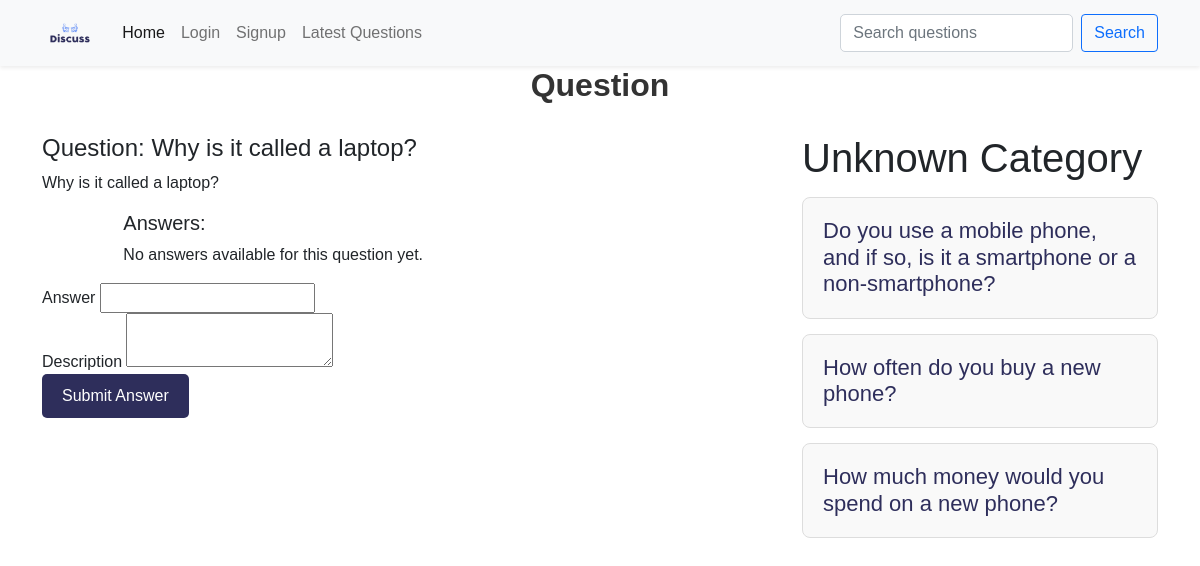
Screenshot of /?q-id=10 with the database file from the repository.
### tables this page shows
CREATE TABLE `questions` (
  `id` int(10) NOT NULL,
  `title` varchar(300) NOT NULL,
  `description` varchar(300) NOT NULL,
  `category_id` int(10) NOT NULL,
  `user_id` int(10) NOT NULL
);

### client/question-details.php (the view, shortened to what this page needs)
<div class="container">
    <h1 class="heading">Question</h1>
    <div class="row">
        <div class="col-8">
            <?php
            include("./common/db.php");
            $query = "SELECT * FROM questions WHERE id = $qid";
            $result = $conn->query($query);
            if ($result && $result->num_rows > 0) {
                $row = $result->fetch_assoc();
                $cid = $row['category_id'];
                echo "<h4 class='margin-bottom-15 question-title'>Question: " . $row["title"] . "</h4>";
                echo "<p class='margin-bottom-15'>" . $row["description"] . "</p>";
                include("answers.php");
            } else {
                echo "<p>Question not found.</p>";
            }
            ?>
            <form action="./server/requests.php" method="POST">
                <div>
                    <label for="question_title">Answer</label>
                    <input type="text" id="question_title" name="question_title" required>
                </div>
                <div>
                    <label for="question_description">Description</label>
                    <textarea id="question_description" name="question_description" required></textarea>
                </div>
                <button type="submit" name="ask">Submit Answer</button>
            </form>
        </div>
        <div class="col-4">
            <?php
            $categoryQuery = "SELECT name FROM category WHERE id = $cid";
            $categoryResult = $conn->query($categoryQuery);
            if ($categoryResult && $categoryResult->num_rows > 0) {
                $categoryRow = $categoryResult->fetch_assoc();
                echo "<h1>" . ucfirst($categoryRow['name']) . "</h1>";
            } else {
                echo "<h1>Unknown Category</h1>";
            }
            $relatedQuery = "SELECT * FROM questions WHERE category_id = $cid AND id != $qid";
            $relatedResult = $conn->query($relatedQuery);
            if ($relatedResult && $relatedResult->num_rows > 0) {
                foreach ($relatedResult as $row) {
                    $id = $row['id'];
                    $title = $row['title'];
                    echo "<div class='question-list'>
                          <h4><a href='?q-id=$id'>$title</a></h4>
                          </div>";
                }
            } else {
                echo "<p>No related questions found.</p>";
            }
            ?>
        </div>
    </div>
</div>

### public/style.css (style rules this page uses)
:root { --primary-color: #2E2E5B; --secondary-color: #1c7194; --bg-color: #f9f9f9; --text-color: #333; --border-color: #ddd; }
body { font-family: Arial, sans-serif; }
a { color: var(--primary-color); text-decoration: none; }
.heading { text-align: center; font-size: 2rem; font-weight: bold; color: var(--text-color); margin-bottom: 30px; }
.question-list { border: 1px solid var(--border-color); padding: 20px; margin: 15px 0; border-radius: 8px; background-color: var(--bg-color); }
.question-list h4 { margin: 0; font-size: 22px; color: var(--secondary-color); }
button { background-color: var(--primary-color); color: white; border: none; padding: 10px 20px; font-size: 16px; border-radius: 5px; cursor: pointer; }

### rows the page displays
questions: title "Why is it called a laptop?", description "Why is it called a laptop?"
questions: title "Do you use a mobile phone, and if so, is it a smartphone or a non-smartphone?"
questions: title "How often do you buy a new phone?"
questions: title "How much money would you spend on a new phone?"
